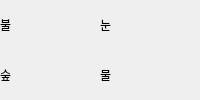
        <widget class="QWidget" name="stack_field">
         <layout class="QGridLayout" name="gridLayout_16">
          <property name="leftMargin">
           <number>0</number>
          </property>
          <property name="topMargin">
           <number>0</number>
          </property>
          <property name="rightMargin">
           <number>0</number>
          </property>
          <property name="bottomMargin">
           <number>0</number>
          </property>
          <property name="spacing">
           <number>0</number>
          </property>
          <item row="0" column="0">
           <widget class="QLabel" name="area_fire">
            <property name="lineWidth">
             <number>0</number>
            </property>
            <property name="text">
             <string>불</string>
            </property>
           </widget>
          </item>
          <item row="1" column="0">
           <widget class="QLabel" name="area_forest">
            <property name="lineWidth">
             <number>0</number>
            </property>
            <property name="text">
             <string>숲</string>
            </property>
           </widget>
          </item>
          <item row="1" column="1">
           <widget class="QLabel" name="area_water">
            <property name="lineWidth">
             <number>0</number>
            </property>
            <property name="text">
             <string>물</string>
            </property>
           </widget>
          </item>
          <item row="0" column="1">
           <widget class="QLabel" name="area_snow">
            <property name="lineWidth">
             <number>0</number>
            </property>
            <property name="text">
             <string>눈</string>
            </property>
           </widget>
          </item>
         </layout>
        </widget>
